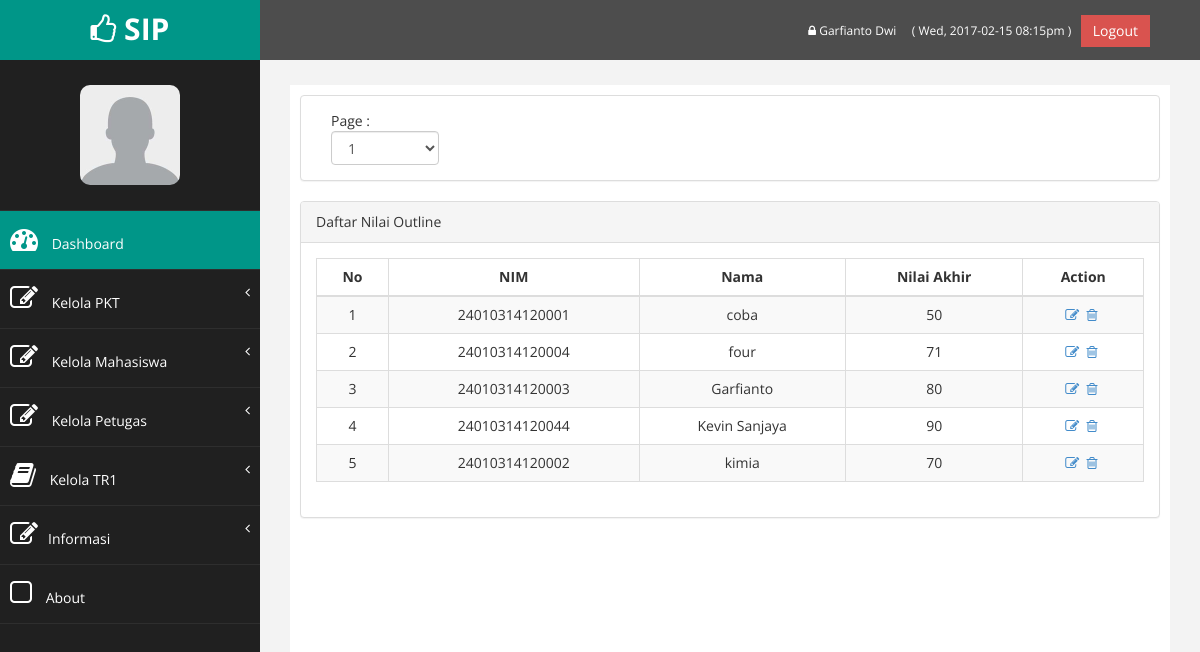
Page /dashboard/daftar_nilai_outline.php (signed in) on the committed database.
### tables this page shows
CREATE TABLE `petugas` (
  `idpetugas` int(11) NOT NULL,
  `nama` varchar(30) NOT NULL,
  `email` varchar(50) NOT NULL,
  `password` varchar(50) NOT NULL
);

CREATE TABLE `nilai_outline` (
  `nim` varchar(14) NOT NULL,
  `identifikasi` int(11) NOT NULL,
  `rumusan` int(11) NOT NULL,
  `tujuan` int(11) NOT NULL,
  `metodologi` int(11) NOT NULL,
  `hipotesis` int(11) NOT NULL,
  `analisis` int(11) NOT NULL,
  `kontrak` int(11) NOT NULL,
  `nilai_total` int(11) NOT NULL,
  `tanggal` date NOT NULL
);

CREATE TABLE `anggota` (
  `nim` varchar(20) NOT NULL,
  `nama` varchar(30) NOT NULL,
  `password` varchar(50) NOT NULL,
  `alamat` varchar(150) NOT NULL,
  `kota` varchar(30) NOT NULL,
  `email` varchar(50) NOT NULL,
  `no_telp` varchar(15) NOT NULL,
  `id_wali` varchar(20) NOT NULL,
  `angkatan` varchar(10) NOT NULL,
  `judul` varchar(80) NOT NULL,
  `idlab` varchar(10) NOT NULL
);

### dashboard/functions.php (called while the page is built, shortened)
<?php
	require_once('connect.php');
	$con = mysqli_connect($db_host, $db_username, $db_password, $db_database);
	$site_name="SIP";
	if(isset($_SESSION['sip_masuk_aja'])){
		if($_SESSION['sip_status']=='petugas'){
			$query = "SELECT * FROM petugas WHERE idpetugas=".$_SESSION['sip_masuk_aja']."";
			$petugas=mysqli_query($con,$query);
			$petugas=$petugas->fetch_object();
			$status=$_SESSION['sip_status'];
		}elseif($_SESSION['sip_status']=='anggota'){
			$query = "SELECT * FROM anggota WHERE nim=".$_SESSION['sip_masuk_aja']."";
			$anggota=mysqli_query($con,$query);
			$anggota=$anggota->fetch_object();
			$status=$_SESSION['sip_status'];
		}elseif($_SESSION['sip_status']=='dosen'){
			$query = "SELECT * FROM dosen WHERE nip=".$_SESSION['sip_masuk_aja']."";
			$dosen=mysqli_query($con,$query);
			$dosen=$dosen->fetch_object();
			$status=$_SESSION['sip_status'];
		}elseif($_SESSION['sip_status']=='lab'){
			$query = "SELECT * FROM lab WHERE idlab=".$_SESSION['sip_masuk_aja']."";
			$lab=mysqli_query($con,$query);
			$lab=$lab->fetch_object();
			$status=$_SESSION['sip_status'];
		}else {
			echo "Harap ulangi login";
		}
	}
?>

### dashboard/daftar_nilai_outline.php (the view, shortened to what this page needs)
<?php
	include_once('sidebar.php');
?>
<div class="row" >
	<div class="col-md-12 col-sm-12 col-xs-12">
		<div class="panel panel-default">
			<div class="panel-body">
				<div class="col-md-2 col-sm-12 col-xs-12">
					Page :
				<select class='form-control' id='page'>
				<?php
					$query = "SELECT count(nim) as jml_data FROM nilai_outline";
					$result = $con->query( $query );
					$row = $result->fetch_object();
					$jml_data=$row->jml_data;
					$total_page=ceil($jml_data/10);
					for($i=1;$i<=$total_page;$i++){
						echo "<option value='".$i."'>".$i."</option>";
					}
				?>
				</select>
				</div>
			</div>
		</div>
	</div>
</div>
<div class="row" >
	<div class="col-md-12 col-sm-12 col-xs-12">
		<div class="panel panel-default">
			<div class="panel-heading">
				<?php
					if ($status=="petugas") {
						echo "Daftar Nilai Outline";
					}else {
						echo "Nilai Outline";
					}
				 ?>
			</div>
			<div class="panel-body">
				<div class="table-responsive">
					<table class="table table-striped table-bordered table-hover">
						<thead>
							<tr>
								<th>No</th>
								<th>NIM</th>
								<th>Nama</th>
								<th>Nilai Akhir</th>
								<?php
									if (($status=="petugas")|| ($status=="dosen")) {
										echo "<th>Action</th>";
									}
								?>
							</tr>
						</thead>
						<tbody id="hasil_anggota">
						<?php
							if ($status=="petugas") {
								$query = "SELECT * FROM nilai_outline INNER JOIN anggota ON nilai_outline.nim=anggota.nim ORDER BY nama LIMIT 10";
							}elseif ($status=="anggota"){
								$query = "SELECT * FROM nilai_outline INNER JOIN anggota ON nilai_outline.nim=anggota.nim WHERE nilai_outline.nim='".$anggota->nim."'";
							}elseif ($status=="dosen"){
								$query = "SELECT * FROM nilai_outline INNER JOIN anggota ON nilai_outline.nim=anggota.nim INNER JOIN dosen ON anggota.id_wali=dosen.id_wali WHERE anggota.id_wali='".$dosen->id_wali."'";
							}
							$result = $con->query( $query );
							$i=1;
							while($row = $result->fetch_object()){
								echo "<tr align='center'>";
								echo "<td>".$i."</td>";$i++;
								echo "<td>".$row->nim."</td>";
								echo "<td>".$row->nama."</td>";
								echo "<td>".$row->nilai_total."</td>";
								if (($status=="petugas")|| ($status=="dosen")) {
									echo "<td align='center'>
										<a href='edit_nilai_outline.php?nim=".$row->nim."'><i class='fa fa-edit'></i></a>&nbsp;
										<a href='delete_nilai_outline.php?nim=".$row->nim."'><i class='fa fa-trash-o'></i></a>&nbsp;
									 </td>";
								}
								echo "</tr>";
							}
						?>
						</tbody>
					</table>
				</div>
			</div>
		</div>
	</div>
</div>
<?php
	include_once('footer.php');
?>

### dashboard/sidebar.php (shortened to what this page needs)
<?php
	require_once('functions.php');
?>
<!DOCTYPE html>
<html xmlns="http://www.w3.org/1999/xhtml">
<head>
    <link href="assets/css/bootstrap.css" rel="stylesheet" />
    <link href="assets/css/font-awesome.css" rel="stylesheet" />
    <link href="assets/css/custom.css" rel="stylesheet" />
</head>
<body>
    <div id="wrapper">
		<nav class="navbar navbar-default navbar-cls-top " role="navigation" style="margin-bottom: 0">
            <div class="navbar-header">
                <a class="navbar-brand" hKeloref="index.php"><i class="fa fa-thumbs-o-up"></i> <?php echo $site_name ?></a>
            </div>
			<div style="color: white; padding: 15px 50px 5px 50px; float: right; font-size: 16px;">
				<a href="profil.php" title='Ubah Password' style="color:#fff; font-size:12px;"><i class="fa fa-lock"></i> <?php if($status=="petugas") echo $petugas->nama; elseif($status=="dosen") echo $dosen->nama_dosen;elseif($status=="lab") echo $lab->nama_lab; else echo $anggota->nama; ?> </a>&nbsp;&nbsp;
				<a style="text-decoration: none; color:#fff; font-size:12px;"> <?php
					echo " ( ".date("D, Y-m-d") . " ". date("h:ia")." )&nbsp;&nbsp;";
				?>
				</a>
				<a href="logout.php" class="btn btn-danger square-btn-adjust">Logout</a>
			</div>
        </nav>
        <nav class="navbar-default navbar-side" role="navigation">
            <div class="sidebar-collapse">
                <ul class="nav" id="main-menu">
				<li class="text-center">
					<img src="assets/img/user/default.jpg" class="user-image img-responsive"/>
				</li>
				<li>
					<a class="active-menu" href="index.php"><i class="fa fa-dashboard fa-2x"></i> Dashboard</a>
				</li>
				<?php
				if($status=="petugas"){
					echo '<li>
						<a href="#"><i class="fa fa-edit fa-2x"></i> Kelola PKT<span class="fa arrow"></span></a>
						<ul class="nav nav-second-level">
							<li><a href="p_daftar_pkt.php">Pendaftaran PKT</a></li>
							<li><a href="daftar_pkt.php">Daftar Mahasiswa PKT</a></li>
							<li><a href="daftar_input_judul.php">Input Judul Mahasiswa PKT</a></li>
							<li><a href="daftar_judul.php">Daftar Judul Mahasiswa PKT</a></li>
							<li><a href="mhs_lab.php">Input penempatan mahasiswa</a></li>
							<li><a href="daftar_penempatan.php">Daftar penempatan mahasiswa</a></li>
							<li><a href="bimbingan.php">Input bimbingan mahasiswa</a></li>
							<li><a href="daftar_bimbingan.php">Daftar bimbingan mahasiswa</a></li>
							<li><a href="input_nilai_pkt1.php">Input nilai PKT</a></li>
							<li><a href="nilai_pkt.php">Daftar Nilai PKT</a></li>
						</ul>
					</li>
					<li>
						<a href="#"><i class="fa fa-edit fa-2x"></i> Kelola Mahasiswa<span class="fa arrow"></span></a>
						<ul class="nav nav-second-level">
							<li><a href="daftar_anggota.php">Data Anggota</a></li>
							<li><a href="tambah_anggota.php">Tambah Anggota</a></li>
						</ul>
					</li>
					<li>
						<a href="#"><i class="fa fa-edit fa-2x"></i> Kelola Petugas<span class="fa arrow"></span></a>
						<ul class="nav nav-second-level">
							<li><a href="daftar_petugas.php">Data Petugas</a></li>
							<li><a href="tambah_petugas.php">Tambah Petugas</a></li>
						</ul>
					</li>';
				}
				?>
				<li>
						<?php
							echo '<a href="#"><i class="fa fa-book fa-2x"></i> Kelola TR1';
						?>
					<span class="fa arrow"></span></a>
				</li>
				<li>
					<a href="#"><i class="fa fa-edit fa-2x"></i>Informasi<span class="fa arrow"></span></a>
				</li>
					<li>
                        <a  href="http://localhost/sip/index.php#about"><i class="fa fa-square-o fa-2x"></i> About</a>
					</li>
                </ul>
            </div>
        </nav>
        <div id="page-wrapper" >
            <div id="page-inner">

### dashboard/assets/css/custom.css (style rules this page uses)
body { font-family: 'Open Sans', sans-serif; }
#wrapper { width: 100%; background:#202020; }
#page-wrapper { padding: 15px 15px; min-height: 600px; background:#F3F3F3; }
#page-inner { width:100%; margin:10px 20px 10px 0px; background-color:#fff!important; padding:10px; min-height:1200px; }
.text-center { text-align:center; }
.square-btn-adjust { border: 0px solid transparent; -webkit-border-radius: 0px; -moz-border-radius: 0px; border-radius: 0px; }
.user-image { margin: 25px auto; -webkit-border-radius: 10px; -moz-border-radius: 10px; border-radius: 10px; max-height:100px; max-width:100px; }
.navbar-cls-top .navbar-brand { color: #fff; background: #009688; width: 260px; text-align: center; height: 60px; font-size: 30px; font-weight: 700; }
.active-menu { background-color:#009688!important; }
.arrow { float: right; }
.fa.arrow:before { content: "\f104"; }
.sidebar-collapse , .sidebar-collapse .nav { background:none; }
.sidebar-collapse .nav { padding:0; }
.sidebar-collapse .nav > li > a { color:#fff; background:#202020; text-shadow:none; }
.sidebar-collapse > .nav > li > a { padding:15px 10px; }
.sidebar-collapse > .nav > li { border-bottom: 1px solid rgba(107, 108, 109, 0.19); }
.navbar-side { border:none; background-color: #202020; }
.navbar-cls-top { background:#4D4D4D; border-bottom:none; }
.navbar-default { border:0px solid black; }
.navbar-header { background: #009688; }
.nav > li > a > i { margin-right:10px; }
@media (min-width:768px) { #page-wrapper { margin: 0 0 0 260px; padding: 15px 30px; min-height: 1200px; } }
@media (min-width:768px) { .navbar-side { z-index: 1; position: absolute; width: 260px; } }
@media (min-width:768px) { .navbar { border-radius: 0px; } }

### rows in the picture
petugas: nama "Garfianto Dwi"
nilai_outline: anggota.nim "24010314120001", anggota.nama "coba", nilai_total "50"
nilai_outline: anggota.nim "24010314120004", anggota.nama "four", nilai_total "71"
nilai_outline: anggota.nim "24010314120003", anggota.nama "Garfianto", nilai_total "80"
nilai_outline: anggota.nim "24010314120044", anggota.nama "Kevin Sanjaya", nilai_total "90"
nilai_outline: anggota.nim "24010314120002", anggota.nama "kimia", nilai_total "70"

### other values in the picture
$site_name "SIP"
form field value "1"
